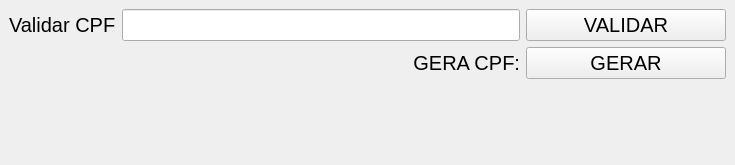
<?xml version="1.0" encoding="UTF-8"?>
<ui version="4.0">
 <class>MainWindow</class>
 <widget class="QMainWindow" name="MainWindow">
  <property name="geometry">
   <rect>
    <x>0</x>
    <y>0</y>
    <width>735</width>
    <height>165</height>
   </rect>
  </property>
  <property name="windowTitle">
   <string>Valida ou Gera CPF</string>
  </property>
  <property name="styleSheet">
   <string notr="true"/>
  </property>
  <widget class="QWidget" name="centralwidget">
   <layout class="QGridLayout" name="gridLayout">
    <item row="0" column="0">
     <widget class="QLabel" name="label_2">
      <property name="font">
       <font>
        <pointsize>15</pointsize>
       </font>
      </property>
      <property name="text">
       <string>Validar CPF</string>
      </property>
     </widget>
    </item>
    <item row="0" column="1">
     <widget class="QLineEdit" name="inputvalidacpf">
      <property name="font">
       <font>
        <pointsize>15</pointsize>
       </font>
      </property>
     </widget>
    </item>
    <item row="0" column="2">
     <widget class="QPushButton" name="btnvalidacpf">
      <property name="minimumSize">
       <size>
        <width>200</width>
        <height>0</height>
       </size>
      </property>
      <property name="font">
       <font>
        <pointsize>15</pointsize>
       </font>
      </property>
      <property name="styleSheet">
       <string notr="true"/>
      </property>
      <property name="text">
       <string>VALIDAR</string>
      </property>
     </widget>
    </item>
    <item row="1" column="1">
     <widget class="QLabel" name="label">
      <property name="font">
       <font>
        <pointsize>15</pointsize>
       </font>
      </property>
      <property name="text">
       <string>GERA CPF:</string>
      </property>
      <property name="alignment">
       <set>Qt::AlignRight|Qt::AlignTrailing|Qt::AlignVCenter</set>
      </property>
     </widget>
    </item>
    <item row="1" column="2">
     <widget class="QPushButton" name="btngeracpf">
      <property name="font">
       <font>
        <pointsize>15</pointsize>
       </font>
      </property>
      <property name="text">
       <string>GERAR</string>
      </property>
     </widget>
    </item>
    <item row="2" column="1">
     <widget class="QLabel" name="labelretorno">
      <property name="font">
       <font>
        <pointsize>30</pointsize>
       </font>
      </property>
      <property name="styleSheet">
       <string notr="true">color: green</string>
      </property>
      <property name="text">
       <string/>
      </property>
      <property name="alignment">
       <set>Qt::AlignCenter</set>
      </property>
     </widget>
    </item>
   </layout>
  </widget>
 </widget>
 <resources/>
 <connections/>
</ui>
